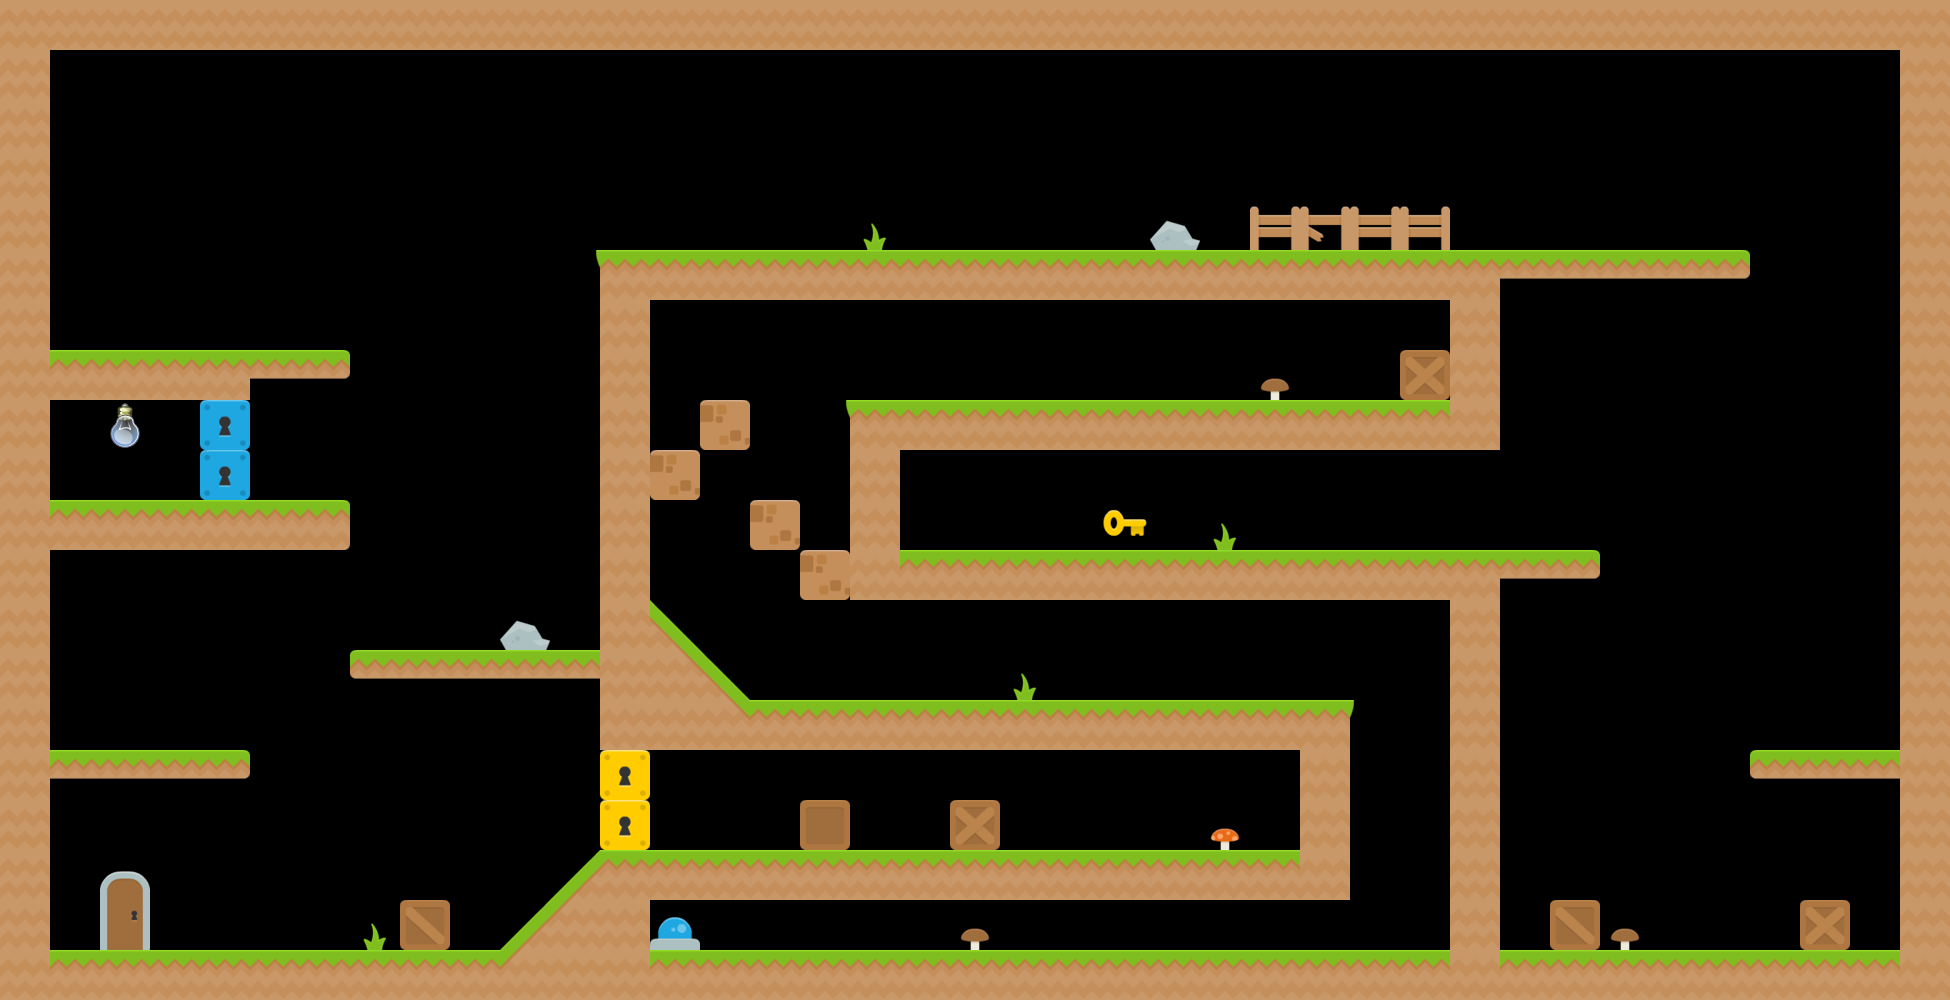

This game map was drawn from its Tiled (.tmx) file and the tilesets committed beside it. A one-line description and the trimmed map source follow:
An orthogonal 39x20 tile map with 50x50 px tiles, 2 tile layers (Background, Foreground), 8 tilesets and 9 objects.

<map version="1.0" orientation="orthogonal" width="39" height="20" tilewidth="50" tileheight="50">
 <tileset firstgid="1" source="grass.tsx" />
 <tileset firstgid="21" source="lightbulb.tsx" />
 <tileset firstgid="23" source="misc.tsx" />
 <tileset firstgid="53" source="box.tsx" />
 <tileset firstgid="69" source="items.tsx" />
 <tileset firstgid="125" source="cloud.tsx" />
 <tileset firstgid="128" source="poker.tsx" />
 <tileset firstgid="134" source="talker.tsx" />
 <objectgroup name="Clouds" width="39" height="20">
  <object gid="125" x="102" y="199" />
  <object gid="125" x="874" y="129" />
  <object gid="126" x="1474" y="187" />
  <object gid="127" x="1739" y="516" />
  <object gid="128" x="978" y="250" />
  <object gid="131" x="1013" y="250" />
 </objectgroup>
 <layer name="Background" width="39" height="20">
  <data>[780 cells, 281 non-empty, 28 distinct tile ids]</data>
 </layer>
 <objectgroup name="Object Layer 1" width="39" height="20">
  <object x="88" y="797" width="115" height="147">
   <properties>
    <property name="components" value="PlayerSpawn" />
   </properties>
  </object>
  <object x="636" y="54" width="119" height="192">
   <properties>
    <property name="components" value="Checkpoint" />
   </properties>
  </object>
  <object gid="135" x="277" y="949">
   <properties>
    <property name="message" value="I don't know why a bank needs a roof garden, but my boss wanted it, and I didn't get here by saying no." />
    <property name="msgWidth" value="200" />
   </properties>
  </object>
 </objectgroup>
 <layer name="Foreground" width="39" height="20">
  <data>[780 cells, 2 non-empty, 2 distinct tile ids]</data>
 </layer>
</map>
